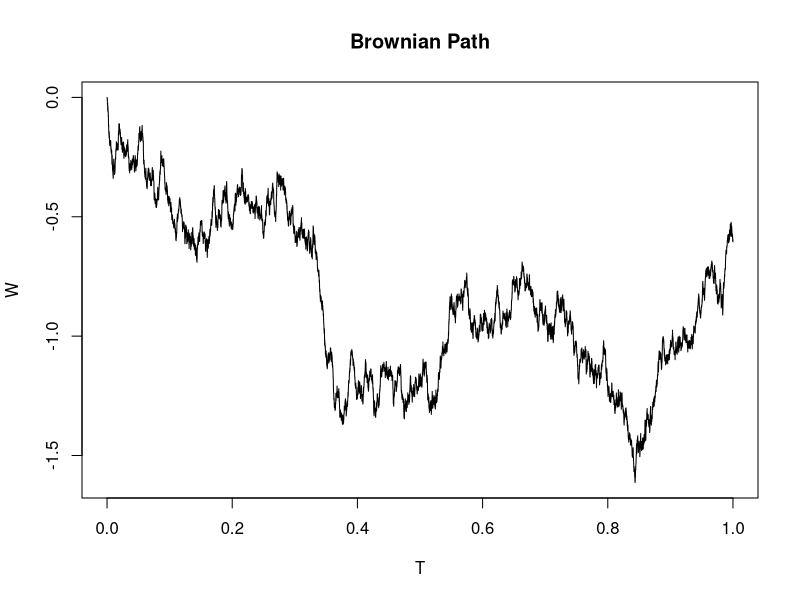

This figure's R source:
rm(list=ls())
N <- 1e4; T <- 1; dt = T/N
W <- numeric(N+1)
t <- seq(0, 1, dt);
for (i in 2:N+1){
  W[i] <- W[i-1] + sqrt(dt) * rnorm(1)
}
plot(t, W, xlab = "T", main = "Brownian Path", type = 'l')
